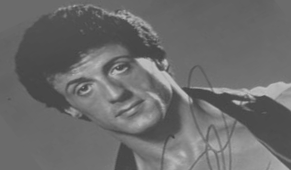
#> input picture Digital_image_processing/Convolution/portrett.png, 291 x 170 px, found by its file name
$ python Rotation.py   (older library calls are emulated)
#> lines starting #> are read from the running program, lines starting #| are printed output that depends on the picture
from pickle import TRUE
import numpy as np
from PIL import Image
import matplotlib
import matplotlib.pyplot as plt
import imageio
from numba import jit
import scipy.misc as sm
def change_angle_to_radian(angle):
    angle_radius = angle * (np.pi/100)

def rotate(image, matrix):

    height, width  = image.shape

    new_image = np.zeros((image.shape))


    for h in range(height):
        for w in range(width):
            x = h
            y = w
            #print(x, y)

            xy_vector = np.array([[x],
                                [y],
                                [1]])

            t3 =matrix@xy_vector

            new_x = int(t3[0][0])
            new_y = int(t3[1][0])

            t1 = np.array([[new_x],
                          [new_y],
                           [1]])
            t4 = matrix2.dot(t1)

            old_x = int(t4[0][0])
            old_y = int(t4[1][0])

            if(new_x in range(height)) and (new_y  in range(width)):
                new_image[x,y] = image[new_x][new_y]

            #if(new_x in range(height)) and (new_y  in range(width)):
             #   new_image[new_x,new_y] = image[x][y]


    return new_image

def shear(image, matrix):
    height, width  = image.shape

    new_image = np.zeros((int(height*3.5294), int(width*1.7594)))


    for h in range(height):
        for w in range(width):
            x = h
            y = w

            xy_vector = np.array([[x],
                                [y],
                                [1]])

            t3 =matrix@xy_vector

            new_x = int(t3[0][0])
            new_y = int(t3[1][0])

            if(new_x in range(int(height*3.5294))) and (new_y in range(int(width*1.7594))):
                new_image[new_x,new_y] = image[x][y]
    return new_image

image_loaded = imageio.imread('portrett.png', as_gray=True)
#> image_loaded is the input picture: shape (170, 291) float32; min 66, max 196, mean 107.7
angle = np.pi/4.5
height, width = image_loaded.shape
#> height = 170; width = 291
coordinates = [int(height//2), int(width//2)]
#> coordinates = [85, 145]

rotation_matrix = np.array([[np.cos(angle), -np.sin(angle), 0],
                            [np.sin(angle), np.cos(angle), 0],
                            [0  ,   0   ,  1  ]])

translation_matrix1 = np.array([[1, 0, coordinates[0]],
                                [0, 1, coordinates[1]],
                                [0, 0, 1]])
#> translation_matrix1 = [[1, 0, 85], [0, 1, 145], [0, 0, 1]]

translation_matrix2 = np.array([[1, 0, -1*coordinates[0]],
                                [0, 1, -1*coordinates[1]],
                                [0, 0, 1]])
#> translation_matrix2 = [[1, 0, -85], [0, 1, -145], [0, 0, 1]]

hor = np.array([[1, 0.17, -50],
                [0.15, 1, -25],
                [0, 0, 1]])

hor2 = np.array([[3.5294, 0, 0],
                [0, 1.7594, 0],
                [0, 0, 1]])

sh1 =  np.array([[1, 0.5, 0],
                [0, 1, 0],
                [0, 0, 1]])

matrix = translation_matrix1@rotation_matrix@translation_matrix2@hor

matrix2 = np.linalg.inv(matrix)
new_image = rotate(image_loaded, matrix)
#> after the loop in rotate, `for h in range(height):`:
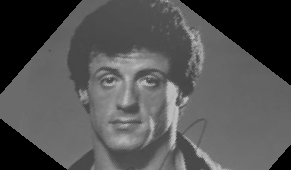
#> new_image: shape (170, 291) float64; min 0, max 196, mean 81.9
image2 = shear(image_loaded, hor2)
#> after the loop in shear, `for h in range(height):`:
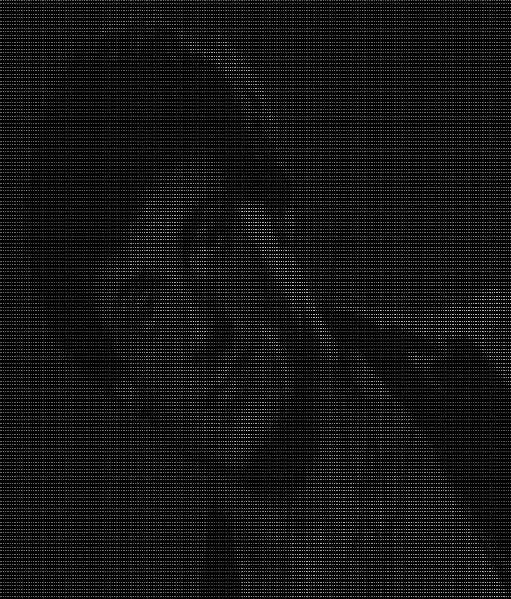
#> new_image: shape (599, 511) float64; min 0, max 196, mean 17.4
new_image2 = rotate(image2, matrix)
#> after the loop in rotate (call 2), `for h in range(height):`:
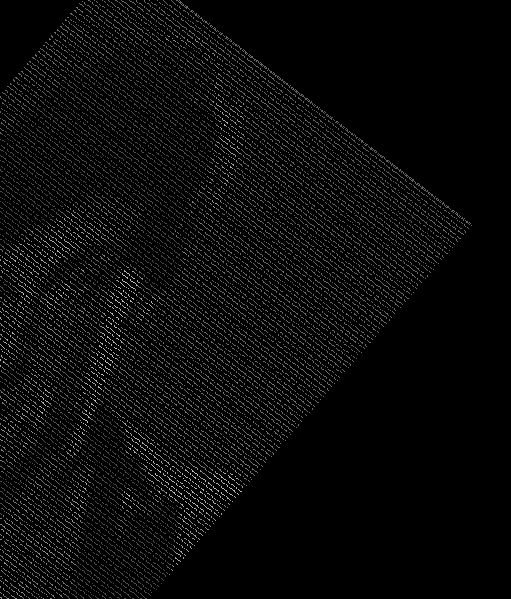
#> new_image: shape (599, 511) float64; min 0, max 196, mean 10.4

im2 = matplotlib.image.imsave('new_image.png', new_image, cmap='gray')
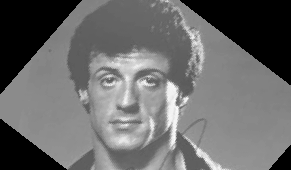
#> saved as new_image.png: shape (170, 291, 3); min 0, max 255, mean 106.5
im2 = matplotlib.image.imsave('new_image2.png', image2, cmap='gray')
im2 = matplotlib.image.imsave('new_image3.png', new_image2, cmap='gray')

fig, ax = plt.subplots(1, 2)
ax[0].imshow(new_image,cmap='gray',vmin=0,vmax=255,aspect='auto')
ax[1].imshow(image_loaded,cmap='gray',vmin=0,vmax=255,aspect='auto')

plt.show()
